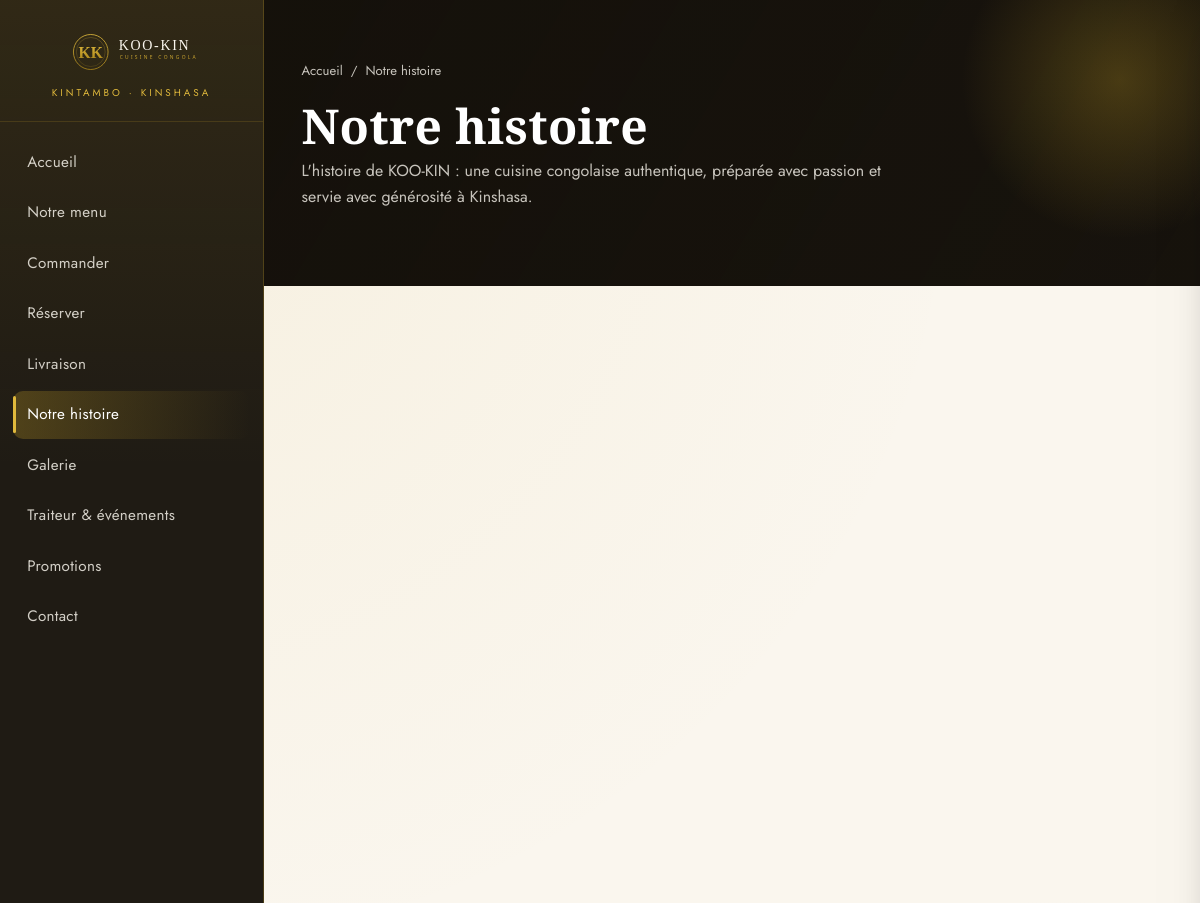
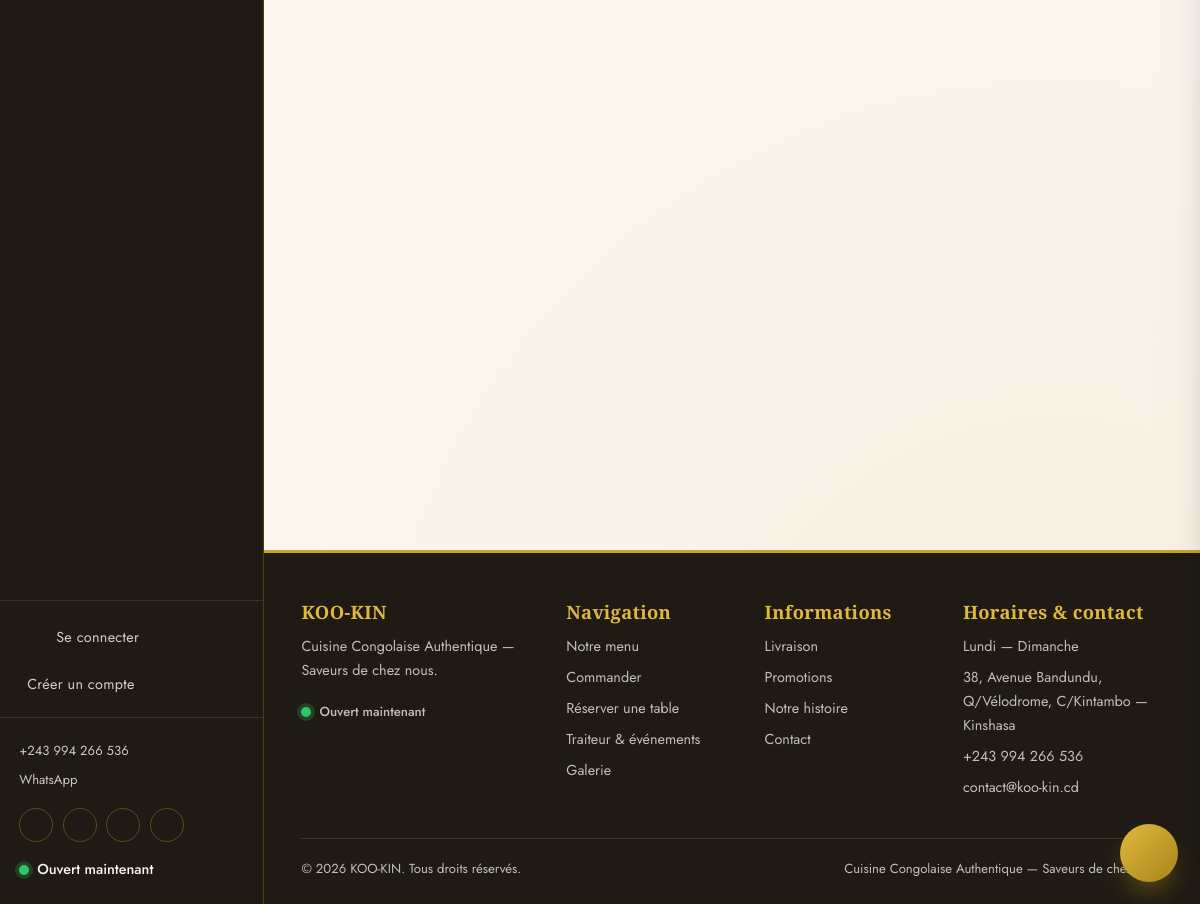
/histoire.php, run on the app's committed database (2 pictures, top to bottom).
### tables this page shows
CREATE TABLE `parametres_site` (
  `id` INT UNSIGNED NOT NULL AUTO_INCREMENT,
  `cle` VARCHAR(100) NOT NULL,
  `valeur` TEXT NULL,
  `description` VARCHAR(255) NULL,
  PRIMARY KEY (`id`),
  UNIQUE KEY `uq_parametres_cle` (`cle`)
);

### classes/core/Config.php (called while the page is built, shortened)
<?php
class Config
{
    private static ?array $items = null;
    public static function load(array $data): void
    {
        self::$items = $data;
    }
    public static function get(string $key, mixed $default = null): mixed
    {
        $segments = explode('.', $key);
        $value = self::$items;
        foreach ($segments as $segment) {
            if (!is_array($value) || !array_key_exists($segment, $value)) {
                return $default;
            }
            $value = $value[$segment];
        }
        return $value;
    }
}

### includes/init.php (called while the page is built, shortened)
<?php
spl_autoload_register(static function (string $class): void {
    $prefix = 'KooKin\\';
    $relative = substr($class, strlen($prefix));
    $file = BASE_PATH . 'classes' . DIRECTORY_SEPARATOR . str_replace('\\', DIRECTORY_SEPARATOR, $relative) . '.php';
});
Config::load(require BASE_PATH . 'config' . DIRECTORY_SEPARATOR . 'config.php');
require_once BASE_PATH . 'includes' . DIRECTORY_SEPARATOR . 'functions.php';

### classes/core/Session.php (called while the page is built, shortened)
<?php
class Session
{
    public static function has(string $key): bool
    {
        return isset($_SESSION[$key]);
    }
}

### classes/core/ClientAuth.php (called while the page is built, shortened)
<?php
class ClientAuth
{
    public static function check(): bool
    {
        return Session::has(self::KEY);
    }
}

### classes/core/Database.php (called while the page is built, shortened)
<?php
class Database
{
    private static ?Database $instance = null;
    private PDO $pdo;
    private function __construct(array $cfg)
    {
        $dsn = sprintf(
            'mysql:host=%s;port=%d;dbname=%s;charset=%s',
            $cfg['host'],
            $cfg['port'],
            $cfg['name'],
            $cfg['charset']
        );
        try {
            $this->pdo = new PDO($dsn, $cfg['user'], $cfg['pass'], [
                PDO::ATTR_ERRMODE            => PDO::ERRMODE_EXCEPTION,
                PDO::ATTR_DEFAULT_FETCH_MODE => PDO::FETCH_ASSOC,
                PDO::ATTR_EMULATE_PREPARES   => false,
            ]);
        } catch (PDOException $e) {
            throw new RuntimeException('Connexion à la base de données impossible : ' . $e->getMessage());
        }
    }
    public static function init(array $cfg): void
    {
        if (self::$instance === null) {
            self::$instance = new self($cfg);
        }
    }
    public static function instance(): self
    {
        return self::$instance;
    }
    public function run(string $sql, array $params = []): \PDOStatement
    {
        $stmt = $this->pdo->prepare($sql);
        $stmt->execute($params);
        return $stmt;
    }
    public function one(string $sql, array $params = []): ?array
    {
        $row = $this->run($sql, $params)->fetch();
        return $row === false ? null : $row;
    }
}

### histoire.php (the view, shortened to what this page needs)
<?php
require __DIR__ . '/includes/init.php';
$page = [
    'titre' => 'Notre histoire — KOO-KIN',
    'actif' => 'histoire',
    'description' => 'L\'histoire de KOO-KIN : une cuisine congolaise authentique, préparée avec passion et servie avec générosité à Kinshasa.',
    'fil' => 'Notre histoire',
];
require BASE_PATH . 'includes/front/header.php';
require BASE_PATH . 'includes/front/entete-page.php';
?>
<section class="section">
    <div class="conteneur">
        <div class="grille grille--2" style="align-items:center;gap:3rem">
        </div>
        <div class="grille grille--3" style="margin-top:3rem">
        </div>
    </div>
</section>
<?php require BASE_PATH . 'includes/front/footer.php';

### includes/front/header.php (shortened to what this page needs)
<?php
$page = $page ?? [];
$actif = $page['actif'] ?? '';
$clientConnecte = \KooKin\Core\ClientAuth::check();
$phone = (string) param('telephone', '+243 994 266 536');
$whatsapp = (string) param('whatsapp', '243994266536');
$horaireDuJour = db()->one(
    'SELECT ouverture, fermeture, ferme FROM horaires WHERE id = ? LIMIT 1',
    [(int) date('N')]
);
$statut = 'ferme';
if ($horaireDuJour && (int) $horaireDuJour['ferme'] === 0 && $horaireDuJour['ouverture'] && $horaireDuJour['fermeture']) {
    $now = time();
    $ouvre = strtotime('today ' . $horaireDuJour['ouverture']);
    $ferme = strtotime('today ' . $horaireDuJour['fermeture']);
    $statut = ($now >= $ouvre && $now <= $ferme) ? 'ouvert' : 'ferme';
}
?>
<!doctype html>
<html lang="fr">
<head>
    <link rel="stylesheet" href="<?= e(asset('css/style.css')) ?>">
</head>
<body>
<aside class="sidebar" id="sidebar" aria-label="Navigation principale">
    <div class="sidebar__logo">
        <a href="<?= e(url('/')) ?>">
            <img src="<?= e(asset('img/logo.svg')) ?>" alt="KOO-KIN">
        </a>
        <span>Kintambo · Kinshasa</span>
    </div>
    <nav class="sidebar__nav">
        <a href="<?= e(url('/')) ?>" class="<?= $actif === 'accueil' ? 'actif' : '' ?>">Accueil</a>
        <a href="<?= e(url('menu.php')) ?>" class="<?= $actif === 'menu' ? 'actif' : '' ?>">Notre menu</a>
        <a href="<?= e(url('commander.php')) ?>" class="<?= $actif === 'commander' ? 'actif' : '' ?>">Commander</a>
        <a href="<?= e(url('reservation.php')) ?>" class="<?= $actif === 'reservation' ? 'actif' : '' ?>">Réserver</a>
        <a href="<?= e(url('livraison.php')) ?>" class="<?= $actif === 'livraison' ? 'actif' : '' ?>">Livraison</a>
        <a href="<?= e(url('histoire.php')) ?>" class="<?= $actif === 'histoire' ? 'actif' : '' ?>">Notre histoire</a>
        <a href="<?= e(url('galerie.php')) ?>" class="<?= $actif === 'galerie' ? 'actif' : '' ?>">Galerie</a>
        <a href="<?= e(url('traiteur.php')) ?>" class="<?= $actif === 'traiteur' ? 'actif' : '' ?>">Traiteur &amp; événements</a>
        <a href="<?= e(url('promotions.php')) ?>" class="<?= $actif === 'promotions' ? 'actif' : '' ?>">Promotions</a>
        <a href="<?= e(url('contact.php')) ?>" class="<?= $actif === 'contact' ? 'actif' : '' ?>">Contact</a>
    </nav>
    <div class="sidebar__compte">
        <?php if ($clientConnecte): ?>
            <a href="<?= e(url('mon-compte.php')) ?>" class="<?= $actif === 'mon-compte' ? 'actif' : '' ?>"><?= icone('utilisateur') ?> Mon compte</a>
            <a href="<?= e(url('deconnexion.php')) ?>">Se déconnecter</a>
        <?php else: ?>
            <a href="<?= e(url('connexion.php')) ?>" class="<?= $actif === 'connexion' || $actif === 'inscription' ? 'actif' : '' ?>"><?= icone('utilisateur') ?> Se connecter</a>
            <a href="<?= e(url('inscription.php')) ?>">Créer un compte</a>
        <?php endif; ?>
    </div>
    <div class="sidebar__contact">
        <a href="tel:<?= e(preg_replace('/\s+/', '', $phone)) ?>"><?= e($phone) ?></a>
        <a href="https://wa.me/<?= e($whatsapp) ?>" target="_blank" rel="noopener">WhatsApp</a>
        <div class="sidebar__social">
            <a href="<?= e((string) param('facebook', '#')) ?>" target="_blank" rel="noopener" aria-label="Facebook"><?= icone('facebook') ?></a>
            <a href="<?= e((string) param('instagram', '#')) ?>" target="_blank" rel="noopener" aria-label="Instagram"><?= icone('instagram') ?></a>
            <a href="<?= e((string) param('tiktok', '#')) ?>" target="_blank" rel="noopener" aria-label="TikTok"><?= icone('tiktok') ?></a>
            <a href="https://wa.me/<?= e($whatsapp) ?>" target="_blank" rel="noopener" aria-label="WhatsApp"><?= icone('whatsapp') ?></a>
        </div>
        <p class="statut-ouvert <?= $statut === 'ouvert' ? 'ouvert' : 'ferme' ?>" style="margin:1rem 0 0">
            <span class="point"></span>
            <?= $statut === 'ouvert' ? 'Ouvert maintenant' : 'Fermé actuellement' ?>
        </p>
    </div>
</aside>
<div class="page">
    <main id="contenu">

### includes/front/footer.php (shortened to what this page needs)
<?php
require BASE_PATH . 'includes/front/chatbox.php';
?>
<footer class="footer">
    <div class="conteneur">
        <div class="footer__grid">
            <div>
                <h4>KOO-KIN</h4>
                <p style="font-size:.9rem"><?= e((string) param('footer_texte', 'Cuisine Congolaise Authentique — Saveurs de chez nous.')) ?></p>
                <p class="statut-ouvert <?php
                    $h = db()->one('SELECT ouverture, fermeture, ferme FROM horaires WHERE id = ? LIMIT 1', [(int) date('N')]);
                    $open = false;
                    if ($h) { $n = time(); $o = strtotime('today ' . $h['ouverture']); $f = strtotime('today ' . $h['fermeture']); if ($f < $o) { $f += 86400; } $open = ((int) $h['ferme'] === 0 && $n >= $o && $n <= $f); }
                echo $open ? 'ouvert' : 'ferme'; ?>"><span class="point"></span><span style="font-size:.82rem"><?= $open ? 'Ouvert maintenant' : 'Fermé actuellement' ?></span></p>
            </div>
            <div>
                <h4>Navigation</h4>
                <ul>
                    <li><a href="<?= e(url('menu.php')) ?>">Notre menu</a></li>
                    <li><a href="<?= e(url('commander.php')) ?>">Commander</a></li>
                    <li><a href="<?= e(url('reservation.php')) ?>">Réserver une table</a></li>
                    <li><a href="<?= e(url('traiteur.php')) ?>">Traiteur &amp; événements</a></li>
                    <li><a href="<?= e(url('galerie.php')) ?>">Galerie</a></li>
                </ul>
            </div>
            <div>
                <h4>Informations</h4>
                <ul>
                    <li><a href="<?= e(url('livraison.php')) ?>">Livraison</a></li>
                    <li><a href="<?= e(url('promotions.php')) ?>">Promotions</a></li>
                    <li><a href="<?= e(url('histoire.php')) ?>">Notre histoire</a></li>
                    <li><a href="<?= e(url('contact.php')) ?>">Contact</a></li>
                </ul>
            </div>
            <div>
                <h4>Horaires &amp; contact</h4>
                <ul>
                    <li><?= e((string) param('horaires_texte', 'Lundi — Dimanche')) ?></li>
                    <li><?= e((string) param('adresse', '')) ?></li>
                    <li><a href="tel:<?= e(preg_replace('/\s+/', '', (string) param('telephone', ''))) ?>"><?= e((string) param('telephone', '')) ?></a></li>
                    <li><a href="mailto:<?= e((string) param('email', '')) ?>"><?= e((string) param('email', '')) ?></a></li>
                </ul>
            </div>
        </div>
        <div class="footer__bas">
            <span>© <?= date('Y') ?> <?= e((string) param('site_nom', 'KOO-KIN')) ?>. Tous droits réservés.</span>
            <span><?= e((string) param('site_slogan', 'Cuisine Congolaise Authentique')) ?> — <?= e((string) param('site_description', 'Saveurs de chez nous')) ?></span>
        </div>
    </div>
</footer>
</main>
</div>
</body>
</html>

### data on the page
parametres_site: valeur "+243 994 266 536"
parametres_site: valeur "Cuisine Congolaise Authentique — Saveurs de chez nous."
parametres_site: valeur "Lundi — Dimanche"
parametres_site: valeur "38, Avenue Bandundu, Q/Vélodrome, C/Kintambo — Kinshasa"
parametres_site: valeur "contact@koo-kin.cd"
parametres_site: valeur "KOO-KIN"
parametres_site: valeur "Cuisine Congolaise Authentique"
parametres_site: valeur "Saveurs de chez nous"

### other printed values
$fil "Notre histoire"
$h1 "Notre histoire"
$description "L'histoire de KOO-KIN : une cuisine congolaise authentique, préparée avec passion et servie avec générosité à Kinshasa."
